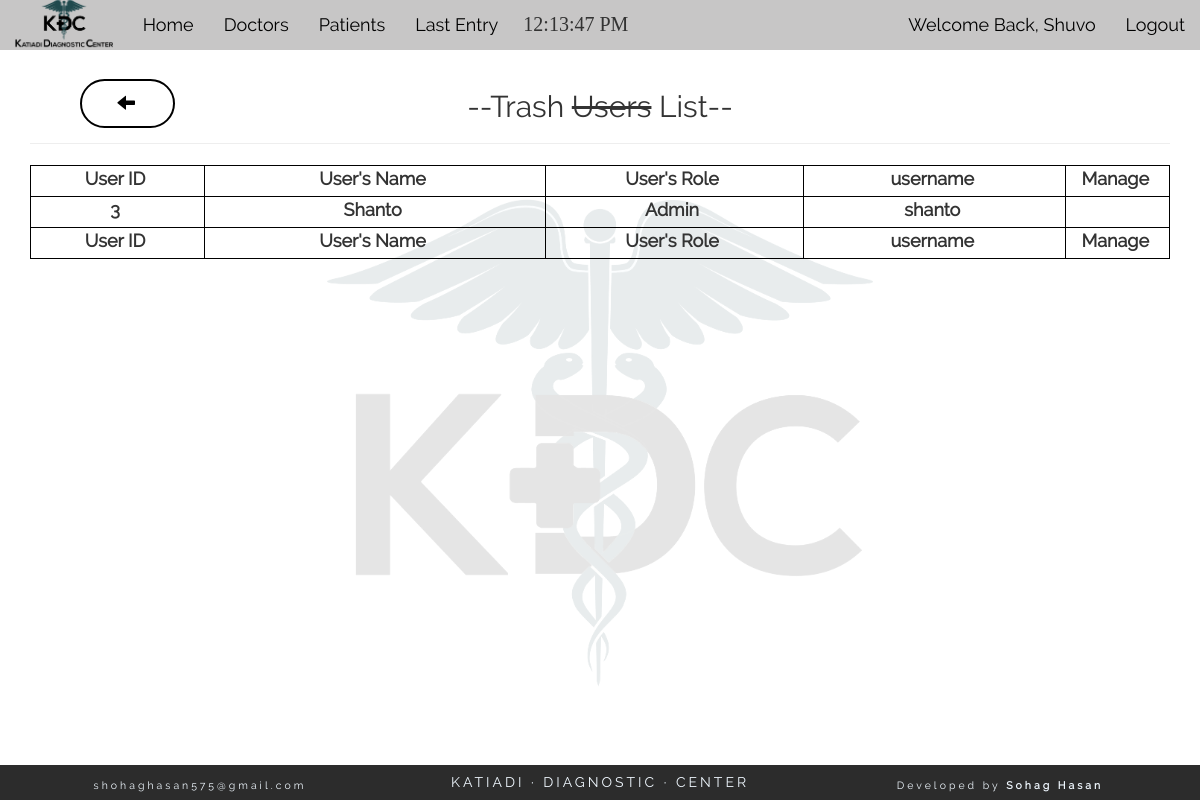
Page /user_trash.php (signed in) on the committed database.
### tables this page shows
CREATE TABLE "users" (
	`id`	INTEGER NOT NULL PRIMARY KEY AUTOINCREMENT,
	`username`	TEXT NOT NULL UNIQUE,
	`pass`	TEXT NOT NULL,
	`role`	TEXT NOT NULL,
	`status`	TEXT NOT NULL,
	`name`	TEXT NOT NULL
);

### user_trash.php (the view, shortened to what this page needs)
<?php
	if(isset($_SESSION['username'])){
	require('config.php');
	$sel= "SELECT * FROM users WHERE id AND status='0'";
	$res= $db-> query($sel);
?>
<section class="container-fluid text-center">
	<div class="col-md-12"  style="position: relative;">
	<h2 class="title text-center">--Trash <del>Users</del> List--</h2>
	<hr><div class="col-md-12">
			<a class="back_button" href="view_user.php"><span class="glyphicon glyphicon-arrow-left" aria-hidden="true"></span></a>
		</div>
		<table id="datatable" class="container-fluid" cellspacing="0">
        <thead>
            <tr class="row">
                <th class="col-md-1 text-center b_1"><label for="">User ID</label></th>
                <th class="col-md-4 text-center b_1"><label for="">User's Name</label></th>
                <th class="col-md-3 text-center b_1"><label for="">User's Role</label></th>
                <th class="col-md-3 text-center b_1"><label for="">username</label></th>
                <th class="col-md-1 text-center b_1"><label for="">Manage</label></th>
            </tr>
        </thead>
		<tfoot>
            <tr class="row">
                <th class="col-md-1 text-center bb_1 b_1"><label for="">User ID</label></th>
                <th class="col-md-4 text-center bb_1 b_1"><label for="">User's Name</label></th>
                <th class="col-md-3 text-center bb_1 b_1"><label for="">User's Role</label></th>
                <th class="col-md-3 text-center bb_1 b_1"><label for="">username</label></th>
                <th class="col-md-1 text-center bb_1 b_1"><label for="">Manage</label></th>
            </tr>
        </tfoot>
		<tbody>
		<?php while($data=$res-> fetchArray(SQLITE3_ASSOC)){ ?>
		<tr class="row hover">
                <td class="col-md-2 bb_1 b_1"><label for=""><?php echo $data['id']; ?></label></td>
                <td class="col-md-4 bb_1 textone b_1"><label for=""><?php echo $data['name']; ?></label></td>
                <td class="col-md-3 bb_1 textone b_1 text-capitalize"><label for=""><?php echo $data['role']; ?></label></td>
                <td class="col-md-3 bb_1 textone b_1"><label for=""><?php echo $data['username']; ?></label></td>
                <td class="col-md-3 bb_1 b_1">
                </td>
            </tr>
		 <?php } ?>
		 </tbody>
		</table>
			</div>
</section>
	<?php get_footer(); }else{
		header('location: login.php');
	}  ?>

### css/style.css (style rules this page uses)
* { font-family: "Raleway-Regular"; }
body { background: url(../pics/bg.png) center center no-repeat; background-size: contain; min-height: 100vh; padding-bottom: 39px; }
#datatable tbody { background: transparent; }
a > span { color: black; transition: all ease 400ms; }
.title { font-size: 30px; }
label, a { font-size: 18px !important; line-height: 25px; padding: 0px 5px 0px 0px; }
.hover { background-color: transparent; transition: ease 100ms; }
.b_1 { border-top: 1px solid #000000; border-right: 1px solid #000000; border-left: 1px solid #000000; border-bottom: 0px; }
.b_1:last-child { border-top: 1px solid #000000; border-right: 1px solid #000000; border-left: 1px solid #000000; border-bottom: 1px solid #000000; }
.bb_1 { border-bottom: 1px solid #000000; }
.textone { text-overflow: ellipsis; white-space: nowrap; overflow: hidden; }
.back_button { position: absolute; top: -85px; left: 50px; border: 2px solid #000; border-radius: 25px; padding: 10px 35px; text-transform: uppercase; transition: all ease 200ms; letter-spacing: 3px; }

### rows in the picture
users: id "3", name "Shanto", role "Admin", username "shanto"

### other values in the picture
$_SESSION['username'] "Shuvo"
